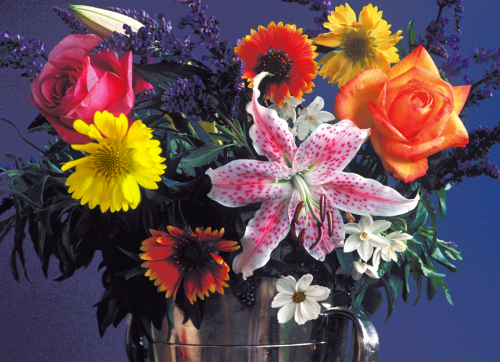
#> input picture tp2/flowers.tif, 500 x 362 px, found by its file name
$ python smoothing_filters.py
#> lines starting #> are read from the running program, lines starting #| are printed output that depends on the picture
### image_lab/runtime.py
"""Resolve shared inputs and save figures without requiring a desktop GUI."""
import argparse
from pathlib import Path
import sys
import matplotlib
import numpy as np

if "--show" not in sys.argv:
    matplotlib.use("Agg")

ROOT = Path(__file__).resolve().parents[1]
_figure_index = 0

def data_path(name):
    path = ROOT / "data" / "input" / name
    if not path.is_file():
        raise FileNotFoundError(f"Missing input image: {path}")
    return path

# [4 lines left out: function michelson, not called in this run]

def finish(script):
    """Save all current figures, optionally display, then release them."""
    global _figure_index
    import matplotlib.pyplot as plt
    parser = argparse.ArgumentParser()
    parser.add_argument("--output-dir", type=Path, default=ROOT / "outputs")
    parser.add_argument("--show", action="store_true")
    args = parser.parse_args()
    script = Path(script)
    folder = args.output_dir / script.parent.parent.name / script.stem
    folder.mkdir(parents=True, exist_ok=True)
    for number in plt.get_fignums():
        _figure_index += 1
        path = folder / f"figure_{_figure_index:02d}.png"
        plt.figure(number).savefig(path, dpi=120, bbox_inches="tight")
        print(f"Saved {path}")
    if args.show:
        plt.show()
    plt.close("all")

### labs/tp2_filtering/src/smoothing_filters.py
# -*- coding: utf-8 -*-
"""
Created on Mon Oct  7 21:52:18 2024

@author: greg7
"""

from image_lab.runtime import data_path, finish, michelson
import cv2
from skimage import io
import matplotlib.pyplot as plt
import numpy as np


# Charger l'image en niveaux de gris
image_path=str(data_path('flowers.tif'))
img=io.imread(image_path, as_gray=True)
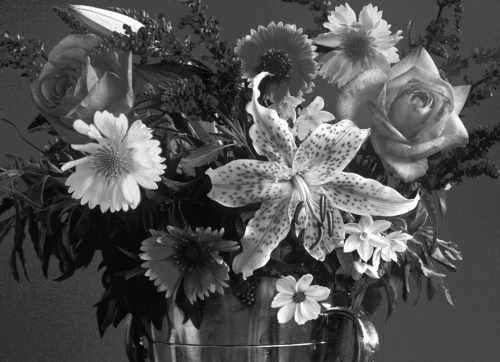
#> img: shape (362, 500) float64; min 0.028, max 1, mean 0.323
img_uint8 = (img * 255).astype(np.uint8)

# Application des différents filtres
blur = cv2.blur(src=img_uint8, ksize=(5,5))
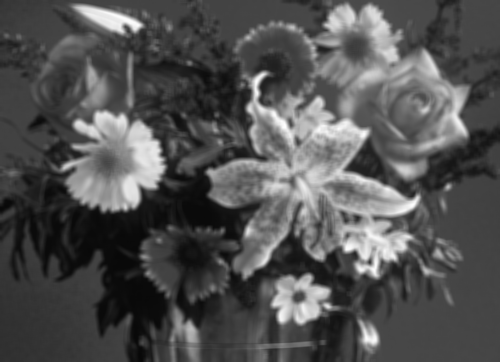
#> blur: shape (362, 500); min 8, max 254, mean 81.8
gaussian_blur = cv2.GaussianBlur(src= img_uint8, ksize=(5,5), sigmaX=0, sigmaY=0)
median_blur = cv2.medianBlur(src=img_uint8, ksize=5)
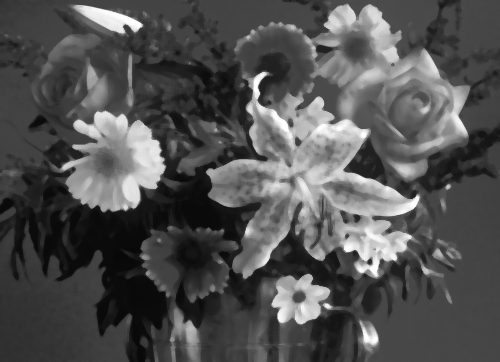
#> median_blur: shape (362, 500); min 8, max 255, mean 81.2
bilateral_filter = cv2.bilateralFilter(src= img_uint8, d=9, sigmaColor=75, sigmaSpace=75)

# Affichage des résultats
plt.figure(figsize=(20, 10))

# Image originale
plt.subplot(2, 3, 1)
plt.imshow(img, cmap='gray')
plt.title('Image Originale')
plt.axis('off')

# Filtre moyenneur (blur)
plt.subplot(2, 3, 2)
plt.imshow(blur, cmap='gray')
plt.title('Filtre Moyenneur (cv2.blur)')
plt.axis('off')

# Filtre Gaussien
plt.subplot(2, 3, 3)
plt.imshow(gaussian_blur, cmap='gray')
plt.title('Filtre Gaussien (cv2.GaussianBlur)')
plt.axis('off')

# Filtre Médian
plt.subplot(2, 3, 4)
plt.imshow(median_blur, cmap='gray')
plt.title('Filtre Médian (cv2.medianBlur)')
plt.axis('off')

# Filtre Bilatéral
plt.subplot(2, 3, 5)
plt.imshow(bilateral_filter, cmap='gray')
plt.title('Filtre Bilatéral (cv2.bilateralFilter)')
plt.axis('off')

finish(__file__)
#> the loop in finish, `for number in plt.get_fignums():` made 1 pass
#> pass 1, in finish, `plt.figure(number).savefig(path, dpi=120, bbox_inches="tight")`:
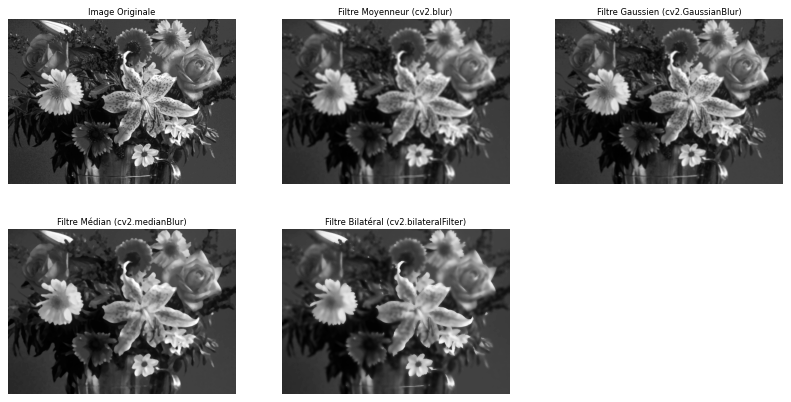
#> figure drawn by matplotlib, 5 panels
